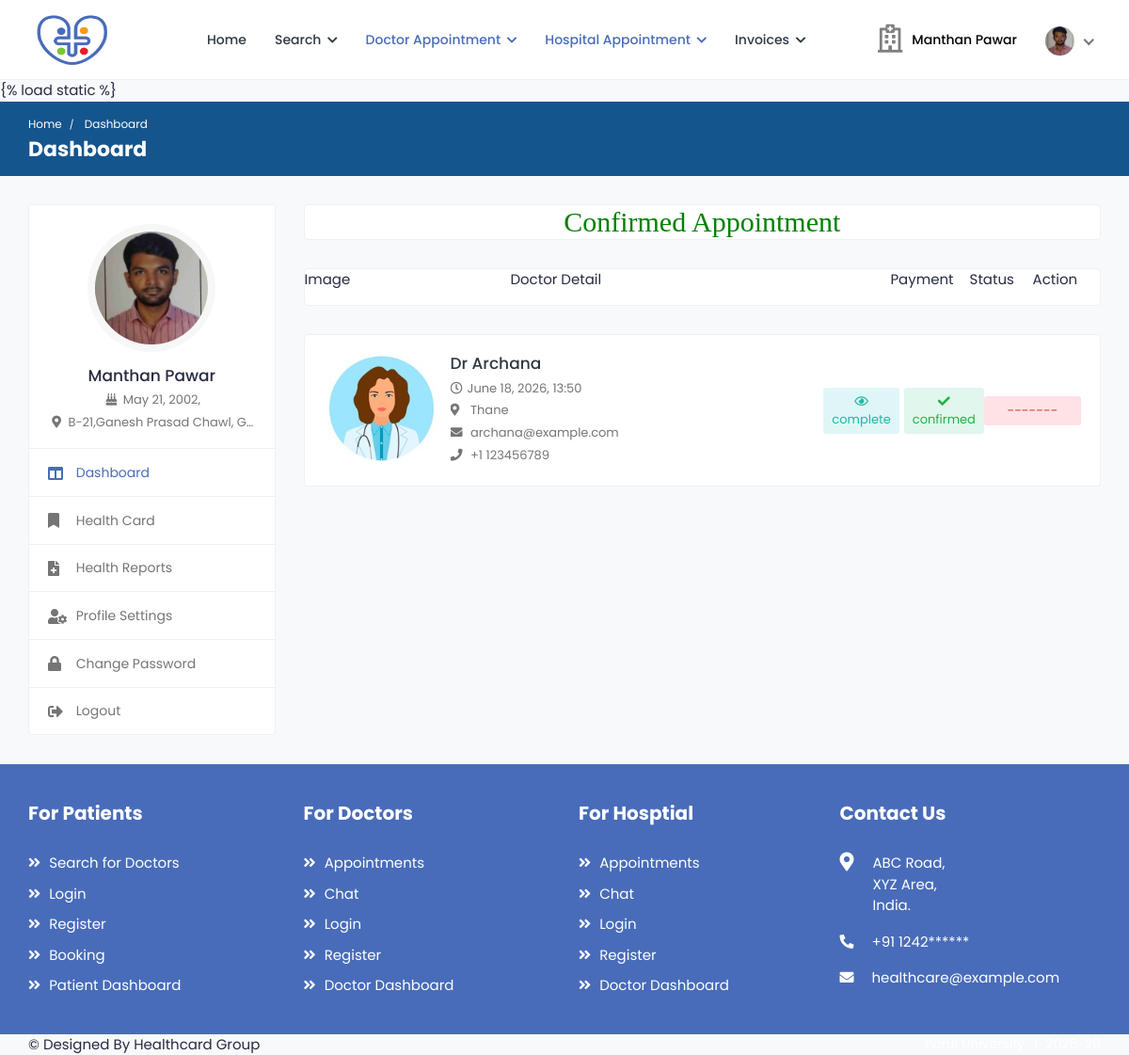
Screenshot of /confirmed_p_appointment (signed in) with the database file from the repository.
### health/models.py (models this page shows, shortened)
class Patient(models.Model):
    user = models.ForeignKey(User,on_delete=models.CASCADE,null=True)
    blood_group = models.CharField(max_length=10,choices=blood_group,null=True)
    health_uid = models.CharField(max_length=16,null=True)
    ex_year= models.CharField(max_length=10,null=True)
    ex_month= models.CharField(max_length=10,null=True)
    cvv = models.CharField(max_length=10,null=True)
    mobile = models.CharField(max_length=10,null=True)
    address = models.CharField(max_length=100,null=True)
    card_status = models.CharField(max_length=100,null=True)
    dob = models.DateField(null=True)
    image = models.FileField(null=True)

class Appointment(models.Model):
    doctor=models.ForeignKey(Doctor, on_delete=models.CASCADE, null=True)
    patient=models.ForeignKey(Patient, on_delete=models.CASCADE, null=True)
    medical=models.ForeignKey(Medical, on_delete=models.CASCADE, null=True)
    a_date=models.DateField(null=True)
    a_timing=models.CharField(max_length=100,null=True)
    status=models.CharField(max_length=100,null=True)
    p_status=models.CharField(max_length=100,null=True)

class Doctor(models.Model):
    status = models.CharField(max_length=100,null=True)
    user = models.ForeignKey(User, on_delete=models.CASCADE, null=True)
    mobile = models.CharField(max_length=10, null=True)
    address = models.CharField(max_length=100, null=True)
    experience = models.CharField(max_length=100, null=True)
    specialist = models.CharField(max_length=100, null=True)
    service = models.CharField(max_length=100, null=True)
    clinic = models.CharField(max_length=100, null=True)
    cl_address = models.CharField(max_length=100, null=True)
    daystiming = models.CharField(max_length=100, null=True)
    timing = models.CharField(max_length=100, null=True)
    price = models.CharField(max_length=100, null=True)
    dob = models.DateField(null=True)
    gender = models.CharField(max_length=100,choices=gender,null=True)
    biography = models.TextField(null=True)
    image = models.FileField(null=True)

### health/views.py (the view)
# urls.py: path('confirmed_p_appointment',confirmed_p_appointment,name="confirmed_p_appointment"),
def confirmed_p_appointment(request):
    tod=datetime.date.today()
    data=Appointment.objects.filter(patient=Patient.objects.get(user=request.user),status="confirmed",a_date__gte=tod)
    d={'data':data}
    return render(request,'patient/confirmed_p_appoinment.html',d)

### health/templates/patient/confirmed_p_appoinment.html (shortened to what this page needs)
{% extends 'patient/sidebar.html' %}
{% load static %}
{% block b %}
<h2 style="font-family:roman;color:green" align="center" class="card">Confirmed Appointment</h2>
        <div class="card">
                    <div class="row">
                        <div class="col-3">
                            <p>
                                Image
                            </p>
                        </div>
                            <div class="col-5">
                                <p>
                                    Doctor Detail
                                </p>
                            </div>
                        <div class="col-4">
                                    <span style="margin-right:5%;margin-left:15%">
                                        Payment
                                    </span>
                                    <span style="margin-right:6%">
                                        Status
                                    </span>
                                    <span>
                                        Action
                                    </span>
                            </div>
                        </div>
                    </div>
    {% for i in data %}
        <div class="appointments">
                <div class="appointment-list">
                    <div class="profile-info-widget">
                        <a href="#" class="booking-doc-img">
                            <img src="{{i.doctor.image.url}}" alt="User Image">
                        </a>
                        <div class="profile-det-info">
                            <h3><a href="#">Dr {{i.doctor.user.first_name}}</a></h3>
                            <div class="patient-details">
                                <h5><i class="far fa-clock"></i>{{i.a_date}}, {{i.a_timing}}</h5>
                                <h5><i class="fas fa-map-marker-alt"></i> {{i.doctor.cl_address}}</h5>
                                <h5><i class="fas fa-envelope"></i> {{i.doctor.user.email}}</h5>
                                <h5 class="mb-0"><i class="fas fa-phone"></i> +1 {{i.doctor.mobile}}</h5>
                            </div>
                        </div>
                    </div>
                    <div class="appointment-action">
                        <a href="#" class="btn btn-sm bg-info-light" data-toggle="modal" data-target="#appt_details">
                            <i class="far fa-eye"></i> {{i.p_status}}
                        </a>
                        <a href="javascript:void(0);" class="btn btn-sm bg-success-light">
                            <i class="fas fa-check"></i>{{i.status}}
                        </a>
                        <button class="btn btn-sm bg-danger-light btn-block">
                             -------
                        </button>
                    </div>
                </div>
            </div>
{% endfor %}
{% endblock %}

### health/templates/patient/sidebar.html
{% extends 'patient/patient_navigation.html' %} {% block body %} {% load static
%}
<div class="breadcrumb-bar">
  <div class="container-fluid">
    <div class="row align-items-center">
      <div class="col-md-12 col-12">
        <nav aria-label="breadcrumb" class="page-breadcrumb">
          <ol class="breadcrumb">
            <li class="breadcrumb-item"><a href="index-2.html">Home</a></li>
            <li class="breadcrumb-item active" aria-current="page">
              Dashboard
            </li>
          </ol>
        </nav>
        <h2 class="breadcrumb-title">Dashboard</h2>
      </div>
    </div>
  </div>
</div>
<div class="content">
  <div class="container-fluid">
    <div class="row">
      <div class="col-md-5 col-lg-4 col-xl-3 theiaStickySidebar">
        <div class="profile-sidebar">
          <div class="widget-profile pro-widget-content">
            <div class="profile-info-widget">
              <a href="#" class="booking-doc-img">
                {% if request.user.patient_set.all.0.image %}
                <img
                  src="{{request.user.patient_set.all.0.image.url}}"
                  alt="User Image"
                />
                {% endif %}
              </a>
              <div class="profile-det-info">
                <h3>{{request.user.first_name}} {{request.user.last_name}}</h3>
                <div class="patient-details">
                  <h5>
                    <i class="fas fa-birthday-cake"></i>
                    {{request.user.patient_set.all.0.dob}},
                  </h5>
                  <h5 class="mb-0">
                    <i class="fas fa-map-marker-alt"></i>
                    {{request.user.patient_set.all.0.address}}
                  </h5>
                </div>
              </div>
            </div>
          </div>
          <div class="dashboard-widget">
            <nav class="dashboard-menu">
              <ul>
                <li class="active">
                  <a href="{% url 'patient_dashboard' %}">
                    <i class="fas fa-columns"></i>
                    <span>Dashboard</span>
                  </a>
                </li>
                <li>
                  <a href="{%  url 'apply_card' %}">
                    <i class="fas fa-bookmark"></i>
                    <span>Health Card</span>
                  </a>
                </li>
                <li>
                  <a href="{% url 'health_reports' %}">
                    <i class="fas fa-file-medical"></i>
                    <span>Health Reports</span>
                  </a>
                </li>
                <li>
                  <a href="{% url 'patient_profile' %}">
                    <i class="fas fa-user-cog"></i>
                    <span>Profile Settings</span>
                  </a>
                </li>
                <li>
                  <a href="{% url 'change_password' %}">
                    <i class="fas fa-lock"></i>
                    <span>Change Password</span>
                  </a>
                </li>
                <li>
                  <a href="{% url 'logout' %}">
                    <i class="fas fa-sign-out-alt"></i>
                    <span>Logout</span>
                  </a>
                </li>
              </ul>
            </nav>
          </div>
        </div>
      </div>
      <div class="col-md-7 col-lg-8 col-xl-9">{% block b %} {% endblock %}</div>
    </div>
  </div>
</div>
{% endblock %}

### health/templates/patient/patient_navigation.html (shortened to what this page needs)
<!DOCTYPE html>
{% load static %}
<html lang="en">
<head>
		<link rel="stylesheet" href="{% static 'user/css/bootstrap.min.css' %}">
		<link rel="stylesheet" href="{% static 'user/plugins/fontawesome/css/fontawesome.min.css' %}">
		<link rel="stylesheet" href="{% static 'user/plugins/fontawesome/css/all.min.css' %}">
		<link rel="stylesheet" href="{% static 'user/css/style.css' %}">
	</head>
	<body>
		<div class="main-wrapper">
			<header class="header">
				<nav class="navbar navbar-expand-lg header-nav">
					<div class="navbar-header">
						<a href="{% url 'home' %}" class="navbar-brand logo">
							<img src="{% static 'user/img/favicon (1).png' %}" class="img-fluid" alt="Logo" style="width:90px;height:60px">
						</a>
					</div>
					<div class="main-menu-wrapper">
						<ul class="main-nav">
							<li>
								<a href="{% url 'patient_dashboard' %}">Home</a>
							</li>
							<li class="has-submenu">
								<a href="#">Search <i class="fas fa-chevron-down"></i></a>
							</li>
							<li class="has-submenu active">
								<a href="#"> Doctor Appointment <i class="fas fa-chevron-down"></i></a>
							</li>
							<li class="has-submenu active">
								<a href="#"> Hospital Appointment <i class="fas fa-chevron-down"></i></a>
							</li>
							<li class="has-submenu">
								<a href="#">Invoices <i class="fas fa-chevron-down"></i></a>
							</li>
						</ul>
					</div>
					<ul class="nav header-navbar-rht">
						<li class="nav-item contact-item">
							<div class="header-contact-img">
								<i class="far fa-hospital"></i>
							</div>
							<div class="header-contact-detail">
								<p class="contact-info-header"> {{request.user.first_name}} {{request.user.last_name}}</p>
							</div>
						</li>
						<li class="nav-item dropdown has-arrow logged-item">
							<a href="#" class="dropdown-toggle nav-link" data-toggle="dropdown">
								<span class="user-img">
									{% if request.user.patient_set.all.0.image %}
									<img class="rounded-circle" src="{{request.user.patient_set.all.0.image.url}}" width="31" alt="Ryan Taylor">
									{% endif %}
								</span>
							</a>
						</li>
					</ul>
				</nav>
			</header>
{% block body %}
{% endblock %}
			<footer class="footer">
				<div class="footer-top">
					<div class="container-fluid">
						<div class="row">
							<div class="col-lg-3 col-md-6">
								<div class="footer-widget footer-menu">
									<h2 class="footer-title">For Patients</h2>
									<ul>
										<li><a href=""><i class="fas fa-angle-double-right"></i> Search for Doctors</a></li>
										<li><a href=""><i class="fas fa-angle-double-right"></i> Login</a></li>
										<li><a href=""><i class="fas fa-angle-double-right"></i> Register</a></li>
										<li><a href=""><i class="fas fa-angle-double-right"></i> Booking</a></li>
										<li><a href=""><i class="fas fa-angle-double-right"></i> Patient Dashboard</a></li>
									</ul>
								</div>
							</div>
							<div class="col-lg-3 col-md-6">
								<div class="footer-widget footer-menu">
									<h2 class="footer-title">For Doctors</h2>
									<ul>
										<li><a href=""><i class="fas fa-angle-double-right"></i> Appointments</a></li>
										<li><a href=""><i class="fas fa-angle-double-right"></i> Chat</a></li>
										<li><a href=""><i class="fas fa-angle-double-right"></i> Login</a></li>
										<li><a href=""><i class="fas fa-angle-double-right"></i> Register</a></li>
										<li><a href=""><i class="fas fa-angle-double-right"></i> Doctor Dashboard</a></li>
									</ul>
								</div>
							</div>
								<div class="col-lg-3 col-md-6">
								<div class="footer-widget footer-menu">
									<h2 class="footer-title">For Hosptial</h2>
									<ul>
										<li><a href=""><i class="fas fa-angle-double-right"></i> Appointments</a></li>
										<li><a href=""><i class="fas fa-angle-double-right"></i> Chat</a></li>
										<li><a href=""><i class="fas fa-angle-double-right"></i> Login</a></li>
										<li><a href=""><i class="fas fa-angle-double-right"></i> Register</a></li>
										<li><a href=""><i class="fas fa-angle-double-right"></i> Doctor Dashboard</a></li>
									</ul>
								</div>
							</div>
								<div class="footer-widget footer-contact">
									<h2 class="footer-title">Contact Us</h2>
									<div class="footer-contact-info">
										<div class="footer-address">
											<span><i class="fas fa-map-marker-alt"></i></span>
											<p> ABC Road,<br> XYZ Area, <br>India. </p>
										</div>
										<p>
											<i class="fas fa-phone-alt"></i>
											+91 1242******
										</p>
										<p class="mb-0">
											<i class="fas fa-envelope"></i>
											healthcare@example.com
										</p>
									</div>
								</div>
							</div>
						</div>
					</div>
				</div>
                <div class="footer-bottom">
					<div class="container-fluid">
						<div class="copyright">
							<div class="row">
								<div class="col-md-6 col-lg-6">
									<div class="copyright-text">
										<p class="mb-0"><a>© Designed By Healthcard Group </a></p>
									</div>
								</div>
								<div class="col-md-6 col-lg-6">
									<div class="copyright-menu">
										<ul class="policy-menu">
											<li><a>Parul University</a></li>
											<li><a>2025-26</a></li>
										</ul>
									</div>
								</div>
							</div>
						</div>
					</div>
				</div>
	</body>
</html>

### rows the page displays
Appointment: doctor.image (picture), doctor.user.first_name "Archana", a_date "June 18, 2026", a_timing "13:50", doctor.cl_address "Thane", doctor.user.email "archana@example.com", doctor.mobile "123456789", p_status "complete", status "confirmed"

### other values shown
{{ request.user.first_name }} "Manthan"
{{ request.user.last_name }} "Pawar"
{{ request.user.patient_set.all.0.dob }} "May 21, 2002"
{{ request.user.patient_set.all.0.address }} "B-21,Ganesh Prasad Chawl, G…"
